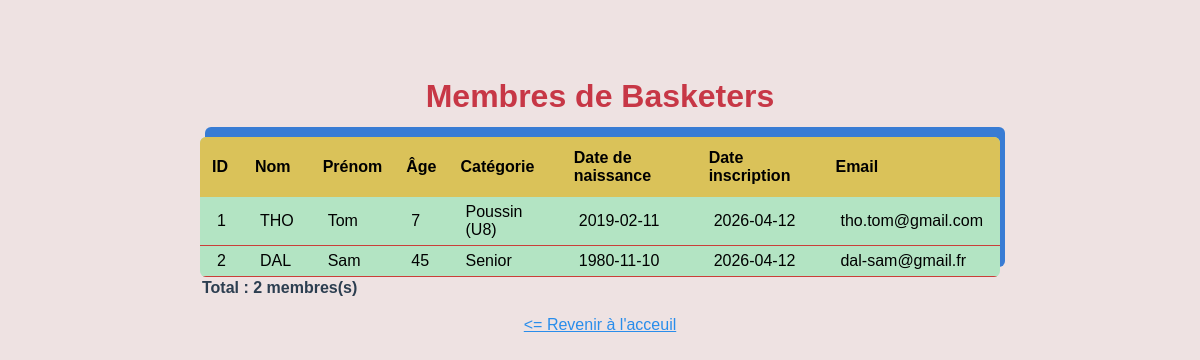
The app's page /affichage_membres.php with its own data.
### tables this page shows
CREATE TABLE `membres` (
  `id` int(11) NOT NULL,
  `numero_membre` varchar(10) DEFAULT NULL,
  `nom` varchar(100) NOT NULL,
  `prenom` varchar(100) NOT NULL,
  `date_naissance` date NOT NULL,
  `date_inscription` date DEFAULT curdate(),
  `email` varchar(255) NOT NULL
);

### fonctions.php (called while the page is built, shortened)
<?php
function calculer_age($date_naissance)
{
    $date_naissance = new DateTime($date_naissance);
    $date_actuelle = new DateTime();
    return $date_actuelle->diff($date_naissance)->y;
}
function categorie_age($age)
{
    if ($age >= 6 && $age <= 8)
    {
        return "Poussin (U8)";
    }
    elseif ($age >= 9 && $age <=11)
    {
        return "Benjamin (U11)";
    }
    elseif ($age >= 12 && $age <= 14)
    {
        return "Minime (U14)";
    }
    elseif ($age >= 15 && $age <= 17)
    {
        return "Cadet (U17)";
    }
    elseif ($age >= 18 && $age <= 19)
    {
        return "Junior (U19)";
    }
    elseif ($age >= 20)
    {
        return "Senior";
    }
}
function connexion_bdd()
{
    try {
        $pdo = new PDO("mysql:host=" . DB_HOST . ";dbname=" . DB_NAME . ";charset=utf8mb4", DB_USER, DB_PASS);
        $pdo->setAttribute(PDO::ATTR_ERRMODE, PDO::ERRMODE_EXCEPTION);
        return $pdo;
    }
    catch (PDOException $e)
    {
        die("Erreur de connexion à la base de donnée: " . $e->getMessage());
    }
}
function afficher_membres()
{
    $pdo = connexion_bdd();
    $stmt = $pdo->query("SELECT * FROM membres ORDER BY id ASC");
    return $stmt->fetchAll(PDO::FETCH_ASSOC);
}
?>

### affichage_membres.php (the view, shortened to what this page needs)
<!DOCTYPE html>
<html lang="fr">
<head>
</head>
<body>
<?php
require 'fonctions.php';
    echo "<h1>Membres de " . NOM_CLUB . " </h1>";
$membres = afficher_membres();
if (empty($membres))
{
    echo "<div class='vide'>Aucun membres, mais vous pourriez être le premier !</div>";
}
else
{
    echo "<table>";
    echo "<thead>";
    echo "<tr>";
    echo "<th> ID </th>";
    echo "<th> Nom </th>";
    echo "<th> Prénom </th>";
    echo "<th> Âge </th>";
    echo "<th> Catégorie </th>";
    echo "<th> Date de naissance </th>";
    echo "<th> Date inscription </th>";
    echo "<th> Email </th>";
    echo "</tr>";
    echo "</thead>";
    echo "<tbody>";
    foreach ($membres as $membre)
    {
        $age = calculer_age($membre['date_naissance']);
        $categorie = categorie_age($age);
        echo "<tr>";
        echo "<td>" . $membre['id'] . "</td>";
        echo "<td>" . htmlspecialchars($membre['nom']) . "</td>";
        echo "<td>" . htmlspecialchars($membre['prenom']) . "</td>";
        echo "<td>" . $age . "</td>";
        echo "<td>" . $categorie . "</td>";
        echo "<td>" . $membre['date_naissance'] . "</td>";
        echo "<td>" . $membre['date_inscription'] . "</td>";
        echo "<td>" . htmlspecialchars($membre['email']) . "</td>";
        echo "</tr>";
    }
    echo "</tbody>";
    echo "</table>";
}
echo "<div class='nb-membres'>Total : " . count($membres) . " membres(s)</div>";
?>
<a href="index.php" class="retour-acceuil"><= Revenir à l'acceuil</a>
</body>
</html>

### affichage_membres.php (style rules this page uses)
body { font-family: 'Gill Sans', 'Gill Sans MT', Calibri, 'Trebuchet MS', sans-serif; max-width: 800px; margin: 40px auto; padding: 17px; background-color: #eee2e2; }
h1 { color: #c73746; text-align: center; }
table { width: 100%; background-color: #b3e4c3; border-collapse: collapse; border-radius: 6px; overflow: hidden; box-shadow: 5px -10px #387cd4;; }
th { background: #dac259; padding: 12px; text-align: left; }
td { padding: 6px 17px; border-bottom: 1px solid #ca3e39; }
.nb-membres { padding: 2px; font-weight: bold; color: #2c3e50; }
.retour-acceuil { display: block; text-align: center; text-decoration: underline; margin-top: 17px; color: #298deb }

### records on screen
membres: id "1", nom "THO", prenom "Tom", date_naissance "7", date_naissance "Poussin (U8)", date_naissance "2019-02-11", date_inscription "2026-04-12", email "tho.tom@gmail.com"
membres: id "2", nom "DAL", prenom "Sam", date_naissance "45", date_naissance "Senior", date_naissance "1980-11-10", date_inscription "2026-04-12", email "dal-sam@gmail.fr"

### other values on screen
NOM_CLUB "Basketers"
count($membres) "2"
